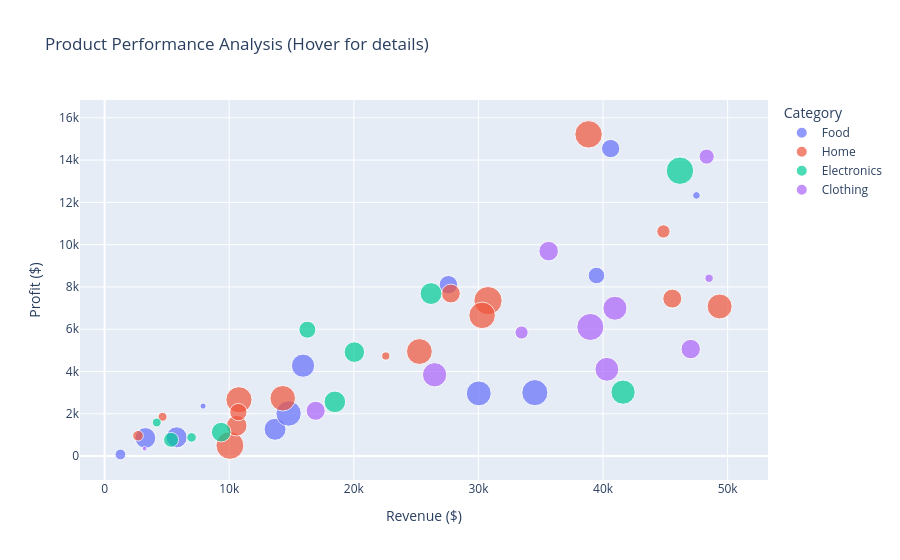

Source (notebook cell):
### Markdown cell above
## Example 7: Interactive Insight Generation with Plotly

**Using Plotly for exploratory data analysis with interactive hover insights**

### Code cell
# Example 7: Interactive Dashboard for Multi-dimensional Insight
np.random.seed(42)

# Create sample business data
n = 50
data = {
    'Product': [f'Product_{i+1}' for i in range(n)],
    'Category': np.random.choice(['Electronics', 'Clothing', 'Food', 'Home'], n),
    'Revenue': np.random.uniform(1000, 50000, n),
    'Units_Sold': np.random.randint(10, 500, n),
    'Profit_Margin': np.random.uniform(5, 40, n),
    'Customer_Rating': np.random.uniform(3, 5, n)
}
df = pd.DataFrame(data)
df['Profit'] = df['Revenue'] * df['Profit_Margin'] / 100

# Interactive Scatter Plot with multiple dimensions
fig = px.scatter(df, 
                 x='Revenue', 
                 y='Profit',
                 size='Units_Sold',
                 color='Category',
                 hover_name='Product',
                 hover_data=['Customer_Rating', 'Profit_Margin'],
                 title='Product Performance Analysis (Hover for details)',
                 labels={'Revenue': 'Revenue ($)', 'Profit': 'Profit ($)'})

fig.update_layout(
    xaxis_title='Revenue ($)',
    yaxis_title='Profit ($)',
    legend_title='Category'
)
fig.show()

# Generate Insights
print("=" * 60)
print("📊 INSIGHTS FROM INTERACTIVE EXPLORATION:")
print("=" * 60)
for cat in df['Category'].unique():
    cat_df = df[df['Category'] == cat]
    print(f"\n📁 {cat}:")
    print(f"   • Total Revenue: ${cat_df['Revenue'].sum():,.0f}")
    print(f"   • Avg Profit Margin: {cat_df['Profit_Margin'].mean():.1f}%")
    print(f"   • Top Product: {cat_df.loc[cat_df['Profit'].idxmax(), 'Product']}")

# Best and worst performers
best_product = df.loc[df['Profit'].idxmax()]
worst_product = df.loc[df['Profit'].idxmin()]
print(f"\n✅ Best Performer: {best_product['Product']} (Profit: ${best_product['Profit']:,.0f})")
print(f"⚠️ Needs Attention: {worst_product['Product']} (Profit: ${worst_product['Profit']:,.0f})")

### Figure 1 — Plotly figure (JSON) as saved in the notebook; plotly's stock layout.template omitted (floating-point values rounded to 4 significant figures)
{"data": [{"customdata": [[4.361, 21.64], [4.106, 9.877], [4.185, 26.15], [4.606, 25.96], [4.967, 35.82], [3.798, 26.85], [4.633, 15.35], [4.597, 8.692], [3.44, 9.273], [4.931, 13.64], [4.117, 29.37], [4.765, 29.93], [3.809, 6.157]], "hovertemplate": "<b>%{hovertext}</b><br><br>Category=Food<br>Revenue ($)=%{x}<br>Profit ($)=%{y}<br>Units_Sold=%{marker.size}<br>Customer_Rating=%{customdata[0]}<br>Profit_Margin=%{customdata[1]}<extra></extra>", "hovertext": ["Product_1", "Product_4", "Product_5", "Product_9", "Product_11", "Product_12", "Product_13", "Product_14", "Product_20", "Product_40", "Product_41", "Product_42", "Product_48"], "legendgroup": "Food", "marker": {"color": "#636efa", "size": [172, 388, 270, 37, 210, 337, 277, 427, 302, 402, 216, 24, 72], "sizemode": "area", "sizeref": 1.248, "symbol": "circle"}, "mode": "markers", "name": "Food", "orientation": "v", "showlegend": true, "type": "scatter", "x": [39470.0, 30030.0, 3276.0, 47500.0, 40610.0, 15930.0, 5786.0, 34530.0, 13680.0, 14770.0, 27590.0, 7905.0, 1271.0], "xaxis": "x", "y": [8541.0, 2966.0, 856.8, 12330.0, 14550.0, 4277.0, 888.0, 3001.0, 1269.0, 2014.0, 8104.0, 2366.0, 78.23], "yaxis": "y"}, {"customdata": [[4.062, 24.71], [3.162, 23.89], [3.301, 20.98], [4.392, 19.58], [4.717, 35.91], [3.652, 16.35], [3.192, 27.67], [4.881, 5.018], [4.351, 23.69], [4.47, 21.97], [4.392, 13.54], [4.033, 19.13], [3.558, 39.92], [4.401, 14.34], [4.693, 39.18], [4.713, 19.39]], "hovertemplate": "<b>%{hovertext}</b><br><br>Category=Home<br>Revenue ($)=%{x}<br>Profit ($)=%{y}<br>Units_Sold=%{marker.size}<br>Customer_Rating=%{customdata[0]}<br>Profit_Margin=%{customdata[1]}<extra></extra>", "hovertext": ["Product_2", "Product_6", "Product_15", "Product_17", "Product_18", "Product_19", "Product_24", "Product_25", "Product_29", "Product_30", "Product_33", "Product_37", "Product_44", "Product_45", "Product_46", "Product_47"], "legendgroup": "Home", "marker": {"color": "#EF553B", "size": [428, 499, 42, 416, 71, 225, 223, 484, 110, 440, 266, 407, 51, 389, 470, 188], "sizemode": "area", "sizeref": 1.248, "symbol": "circle"}, "mode": "markers", "name": "Home", "orientation": "v", "showlegend": true, "type": "scatter", "x": [10780.0, 30770.0, 22570.0, 25260.0, 2685.0, 45560.0, 27790.0, 10060.0, 44850.0, 30300.0, 10600.0, 14300.0, 4653.0, 49360.0, 38840.0, 10740.0], "xaxis": "x", "y": [2665.0, 7352.0, 4734.0, 4946.0, 964.3, 7449.0, 7689.0, 504.7, 10630.0, 6656.0, 1436.0, 2735.0, 1858.0, 7077.0, 15220.0, 2082.0], "yaxis": "y"}, {"customdata": [[3.896, 29.34], [3.739, 12.11], [3.484, 38.0], [4.016, 12.65], [4.619, 36.74], [3.418, 29.24], [4.083, 14.43], [4.964, 24.53], [3.522, 7.271], [4.993, 13.89]], "hovertemplate": "<b>%{hovertext}</b><br><br>Category=Electronics<br>Revenue ($)=%{x}<br>Profit ($)=%{y}<br>Units_Sold=%{marker.size}<br>Customer_Rating=%{customdata[0]}<br>Profit_Margin=%{customdata[1]}<extra></extra>", "hovertext": ["Product_3", "Product_7", "Product_8", "Product_16", "Product_22", "Product_31", "Product_32", "Product_36", "Product_38", "Product_39"], "legendgroup": "Electronics", "marker": {"color": "#00cc96", "size": [298, 240, 50, 57, 181, 471, 140, 264, 368, 292], "sizemode": "area", "sizeref": 1.248, "symbol": "circle"}, "mode": "markers", "name": "Electronics", "orientation": "v", "showlegend": true, "type": "scatter", "x": [26200.0, 9356.0, 4188.0, 6980.0, 16270.0, 46170.0, 5336.0, 20050.0, 41610.0, 18480.0], "xaxis": "x", "y": [7687.0, 1133.0, 1591.0, 882.6, 5979.0, 13500.0, 770.0, 4918.0, 3025.0, 2566.0], "yaxis": "y"}, {"customdata": [[3.941, 29.32], [4.422, 17.47], [3.697, 14.52], [3.795, 17.34], [4.036, 15.67], [4.675, 10.76], [3.457, 10.89], [3.35, 12.66], [3.377, 10.18], [4.776, 17.08], [4.702, 27.2]], "hovertemplate": "<b>%{hovertext}</b><br><br>Category=Clothing<br>Revenue ($)=%{x}<br>Profit ($)=%{y}<br>Units_Sold=%{marker.size}<br>Customer_Rating=%{customdata[0]}<br>Profit_Margin=%{customdata[1]}<extra></extra>", "hovertext": ["Product_10", "Product_21", "Product_23", "Product_26", "Product_27", "Product_28", "Product_34", "Product_35", "Product_43", "Product_49", "Product_50"], "legendgroup": "Clothing", "marker": {"color": "#ab63fa", "size": [144, 108, 369, 44, 458, 236, 14, 227, 355, 361, 240], "sizemode": "area", "sizeref": 1.248, "symbol": "circle"}, "mode": "markers", "name": "Clothing", "orientation": "v", "showlegend": true, "type": "scatter", "x": [48320.0, 33460.0, 26480.0, 48510.0, 38980.0, 47040.0, 3216.0, 16940.0, 40310.0, 40960.0, 35640.0], "xaxis": "x", "y": [14170.0, 5846.0, 3847.0, 8412.0, 6107.0, 5062.0, 350.2, 2144.0, 4105.0, 6995.0, 9694.0], "yaxis": "y"}], "layout": {"legend": {"itemsizing": "constant", "title": {"text": "Category"}, "tracegroupgap": 0}, "title": {"text": "Product Performance Analysis (Hover for details)"}, "xaxis": {"anchor": "y", "domain": [0, 1], "title": {"text": "Revenue ($)"}}, "yaxis": {"anchor": "x", "domain": [0, 1], "title": {"text": "Profit ($)"}}}}
